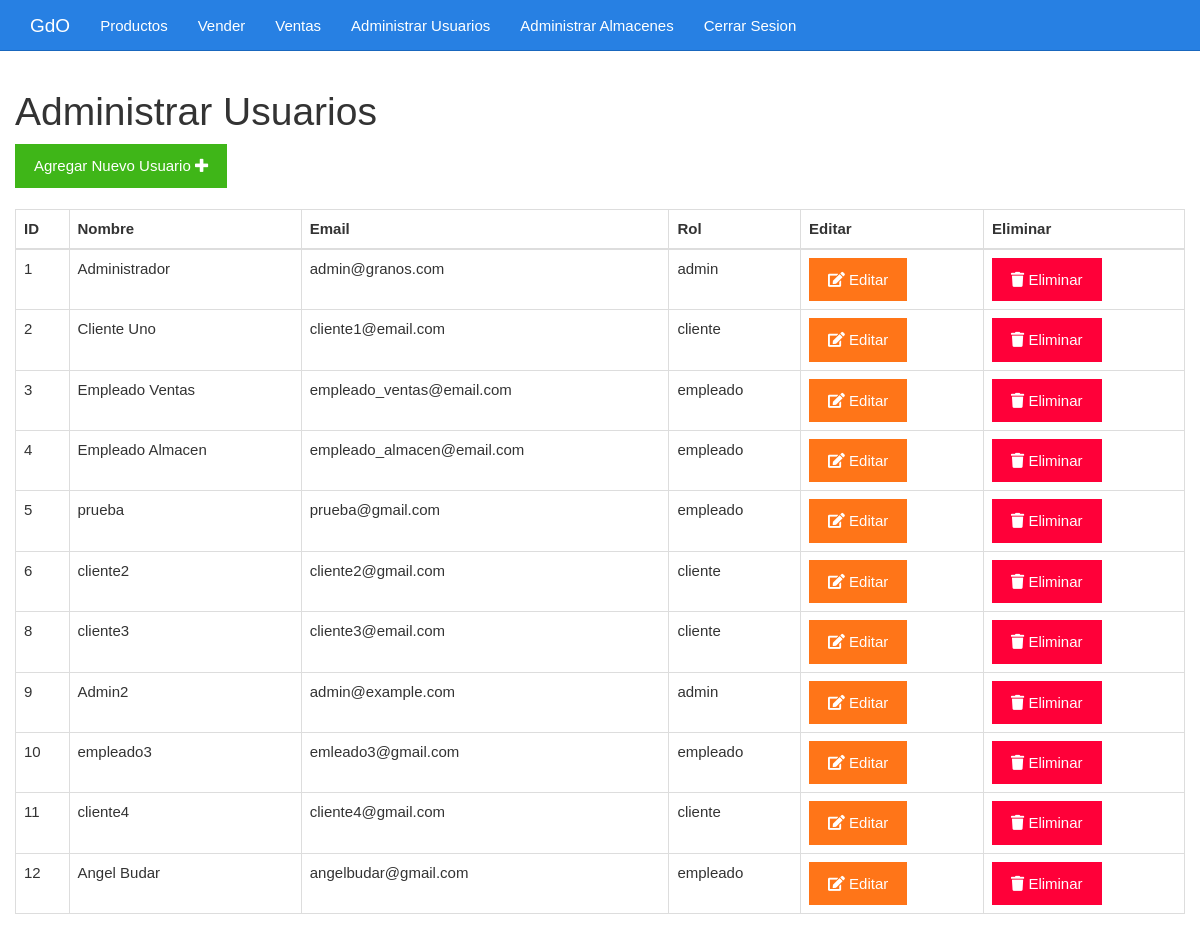
/admin/listar_usuarios.php (signed in), run on the app's committed database.
### tables this page shows
CREATE TABLE `usuarios` (
  `id` int NOT NULL,
  `nombre` varchar(255) NOT NULL,
  `email` varchar(255) NOT NULL,
  `password` varchar(255) NOT NULL,
  `rol` enum('admin','cliente','empleado') NOT NULL
);

### admin/listar_usuarios.php (the view, shortened to what this page needs)
<?php
include_once "./diseño/encabezado.php";
include_once "../base/conexion.php";
$sentencia = $conexion->query("SELECT id, nombre, email, rol FROM usuarios");
$usuarios = $sentencia->fetchAll(PDO::FETCH_OBJ);
?>
<div class="col-xs-12">
    <h1>Administrar Usuarios</h1>
    <div>
        <a class="btn btn-success" href="./insertar_usuario.php">Agregar Nuevo Usuario <i class="fa fa-plus"></i></a>
    </div>
    <br>
    <table class="table table-bordered">
        <thead>
            <tr>
                <th>ID</th>
                <th>Nombre</th>
                <th>Email</th>
                <th>Rol</th>
                <th>Editar</th>
                <th>Eliminar</th>
            </tr>
        </thead>
        <tbody>
            <?php foreach ($usuarios as $usuario): ?>
                <tr>
                    <td><?php echo $usuario->id ?></td>
                    <td><?php echo $usuario->nombre ?></td>
                    <td><?php echo $usuario->email ?></td>
                    <td><?php echo $usuario->rol ?></td>
                    <td><a class="btn btn-warning" href="./editar_usuario.php?id=<?php echo $usuario->id ?>"><i class="fa fa-edit"></i> Editar</a></td>
                    <td><a class="btn btn-danger" href="./eliminar_usuario.php?id=<?php echo $usuario->id ?>" onclick="return confirm('¿Estás seguro de eliminar este usuario?')"><i class="fa fa-trash"></i> Eliminar</a></td>
                </tr>
            <?php endforeach; ?>
        </tbody>
    </table>
</div>
<?php include_once "./diseño/pie.php"; ?>

### admin/diseño/css/estilo.css (style rules this page uses)
body { padding-top: 70px; }

### data on the page
usuarios: id "1", nombre "Administrador", email "admin@granos.com", rol "admin"
usuarios: id "2", nombre "Cliente Uno", email "cliente1@email.com", rol "cliente"
usuarios: id "3", nombre "Empleado Ventas", email "empleado_ventas@email.com", rol "empleado"
usuarios: id "4", nombre "Empleado Almacen", email "empleado_almacen@email.com", rol "empleado"
usuarios: id "5", nombre "prueba", email "prueba@gmail.com", rol "empleado"
usuarios: id "6", nombre "cliente2", email "cliente2@gmail.com", rol "cliente"
usuarios: id "8", nombre "cliente3", email "cliente3@email.com", rol "cliente"
usuarios: id "9", nombre "Admin2", email "admin@example.com", rol "admin"
usuarios: id "10", nombre "empleado3", email "emleado3@gmail.com", rol "empleado"
usuarios: id "11", nombre "cliente4", email "cliente4@gmail.com", rol "cliente"
usuarios: id "12", nombre "Angel Budar", email "angelbudar@gmail.com", rol "empleado"
